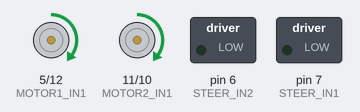
Simulated run of this sketch. Board: Arduino Mega 2560, built with avr-gcc and run on an emulated ATmega2560. Shown: motor-driver pin pairs drawn as motors (green arrow = first pin HIGH = forward, orange = second pin HIGH = backward, longer = more drive), switched loads named in the sketch (green lamp = pin HIGH).

Above: at 3.1 s.
At 4.1 s:
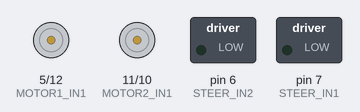
Timing chart, 0 to 5.6 s (numbered marks = the images above):
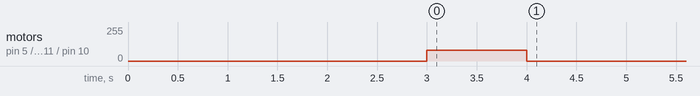

The sketch:

straight_drive_test.ino
```cpp
/*
  Straight driving test for Arduino Mega 2560.

  On every power-up/reset:
    1. Keep steering and rear motors stopped for START_DELAY_MS.
    2. Drive both rear motors forward for DRIVE_TIME_MS.
    3. Stop permanently until the next reset.

  WARNING: Lift the vehicle or secure a clear test area before powering it.
*/

#include <Arduino.h>

constexpr uint8_t STEER_IN1 = 7;
constexpr uint8_t STEER_IN2 = 6;
constexpr uint8_t MOTOR1_IN1 = 5;
constexpr uint8_t MOTOR1_IN2 = 12;
constexpr uint8_t MOTOR2_IN1 = 11;
constexpr uint8_t MOTOR2_IN2 = 10;

// 실차에 맞게 이 값들을 조정한다.
constexpr int DRIVE_PWM = 80;                    // 1~130
constexpr unsigned long START_DELAY_MS = 3000;  // 작동 전 3초 대기
constexpr unsigned long DRIVE_TIME_MS = 1000;   // 1초 전진

void stopSteering() {
  digitalWrite(STEER_IN1, LOW);
  digitalWrite(STEER_IN2, LOW);
}

void stopRearMotors() {
  digitalWrite(MOTOR1_IN1, LOW);
  digitalWrite(MOTOR1_IN2, LOW);
  digitalWrite(MOTOR2_IN1, LOW);
  digitalWrite(MOTOR2_IN2, LOW);
}

void driveRearMotorsForward(int value) {
  const int pwm = constrain(value, 0, 130);

  analogWrite(MOTOR1_IN1, pwm);
  digitalWrite(MOTOR1_IN2, LOW);

  analogWrite(MOTOR2_IN1, pwm);
  digitalWrite(MOTOR2_IN2, LOW);
}

void setup() {
  pinMode(STEER_IN1, OUTPUT);
  pinMode(STEER_IN2, OUTPUT);
  pinMode(MOTOR1_IN1, OUTPUT);
  pinMode(MOTOR1_IN2, OUTPUT);
  pinMode(MOTOR2_IN1, OUTPUT);
  pinMode(MOTOR2_IN2, OUTPUT);

  stopSteering();
  stopRearMotors();

  delay(START_DELAY_MS);
  driveRearMotorsForward(DRIVE_PWM);
  delay(DRIVE_TIME_MS);
  stopRearMotors();
}

void loop() {
  // 한 번만 주행한다. 다시 시험하려면 Arduino의 RESET 버튼을 누른다.
  stopSteering();
  stopRearMotors();
  delay(100);
}
```
